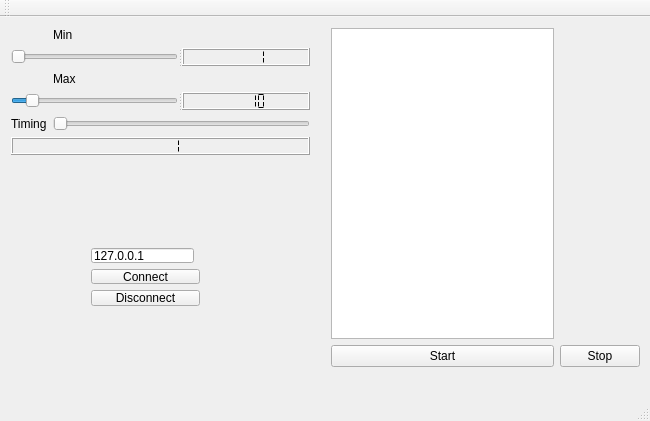
<?xml version="1.0" encoding="UTF-8"?>
<ui version="4.0">
 <class>MainWindow</class>
 <widget class="QMainWindow" name="MainWindow">
  <property name="geometry">
   <rect>
    <x>0</x>
    <y>0</y>
    <width>650</width>
    <height>421</height>
   </rect>
  </property>
  <property name="windowTitle">
   <string>MainWindow</string>
  </property>
  <widget class="QWidget" name="centralWidget">
   <widget class="QWidget" name="">
    <property name="geometry">
     <rect>
      <x>80</x>
      <y>220</y>
      <width>131</width>
      <height>80</height>
     </rect>
    </property>
    <layout class="QGridLayout" name="gridLayout">
     <item row="3" column="0" colspan="2">
      <widget class="QPushButton" name="Disconnect">
       <property name="text">
        <string>Disconnect</string>
       </property>
      </widget>
     </item>
     <item row="2" column="0" colspan="2">
      <widget class="QPushButton" name="Connect">
       <property name="text">
        <string>Connect</string>
       </property>
      </widget>
     </item>
     <item row="1" column="0">
      <widget class="QLineEdit" name="serverIP">
       <property name="maximumSize">
        <size>
         <width>172</width>
         <height>25</height>
        </size>
       </property>
       <property name="text">
        <string>127.0.0.1</string>
       </property>
      </widget>
     </item>
    </layout>
   </widget>
   <widget class="QWidget" name="">
    <property name="geometry">
     <rect>
      <x>320</x>
      <y>0</y>
      <width>331</width>
      <height>361</height>
     </rect>
    </property>
    <layout class="QGridLayout" name="gridLayout_2">
     <item row="3" column="0">
      <widget class="QPushButton" name="Start">
       <property name="text">
        <string>Start</string>
       </property>
      </widget>
     </item>
     <item row="3" column="1">
      <widget class="QPushButton" name="Stop">
       <property name="maximumSize">
        <size>
         <width>135</width>
         <height>25</height>
        </size>
       </property>
       <property name="text">
        <string>Stop</string>
       </property>
      </widget>
     </item>
     <item row="2" column="0">
      <widget class="QListWidget" name="listWidget"/>
     </item>
    </layout>
   </widget>
   <widget class="QWidget" name="">
    <property name="geometry">
     <rect>
      <x>0</x>
      <y>0</y>
      <width>321</width>
      <height>149</height>
     </rect>
    </property>
    <layout class="QGridLayout" name="gridLayout_3">
     <item row="5" column="0" colspan="2">
      <widget class="QLCDNumber" name="lcdTiming">
       <property name="segmentStyle">
        <enum>QLCDNumber::Flat</enum>
       </property>
       <property name="intValue" stdset="0">
        <number>1</number>
       </property>
      </widget>
     </item>
     <item row="4" column="1">
      <widget class="QSlider" name="sliderTiming">
       <property name="minimum">
        <number>1</number>
       </property>
       <property name="orientation">
        <enum>Qt::Horizontal</enum>
       </property>
      </widget>
     </item>
     <item row="4" column="0">
      <widget class="QLabel" name="label_3">
       <property name="text">
        <string>Timing</string>
       </property>
      </widget>
     </item>
     <item row="1" column="0" colspan="2">
      <widget class="QSplitter" name="splitter_2">
       <property name="maximumSize">
        <size>
         <width>16777215</width>
         <height>23</height>
        </size>
       </property>
       <property name="orientation">
        <enum>Qt::Horizontal</enum>
       </property>
       <widget class="QSlider" name="SliderMin">
        <property name="maximumSize">
         <size>
          <width>169</width>
          <height>23</height>
         </size>
        </property>
        <property name="minimum">
         <number>1</number>
        </property>
        <property name="orientation">
         <enum>Qt::Horizontal</enum>
        </property>
       </widget>
       <widget class="QLCDNumber" name="LCDMin">
        <property name="segmentStyle">
         <enum>QLCDNumber::Flat</enum>
        </property>
        <property name="intValue" stdset="0">
         <number>1</number>
        </property>
       </widget>
      </widget>
     </item>
     <item row="3" column="0" colspan="2">
      <widget class="QSplitter" name="splitter">
       <property name="maximumSize">
        <size>
         <width>16777215</width>
         <height>23</height>
        </size>
       </property>
       <property name="orientation">
        <enum>Qt::Horizontal</enum>
       </property>
       <widget class="QSlider" name="SliderMax">
        <property name="maximumSize">
         <size>
          <width>169</width>
          <height>23</height>
         </size>
        </property>
        <property name="minimum">
         <number>1</number>
        </property>
        <property name="value">
         <number>10</number>
        </property>
        <property name="orientation">
         <enum>Qt::Horizontal</enum>
        </property>
       </widget>
       <widget class="QLCDNumber" name="LCDMax">
        <property name="autoFillBackground">
         <bool>true</bool>
        </property>
        <property name="segmentStyle">
         <enum>QLCDNumber::Flat</enum>
        </property>
        <property name="intValue" stdset="0">
         <number>10</number>
        </property>
       </widget>
      </widget>
     </item>
     <item row="2" column="1">
      <widget class="QLabel" name="label">
       <property name="text">
        <string>Max</string>
       </property>
      </widget>
     </item>
     <item row="0" column="1">
      <widget class="QLabel" name="label_2">
       <property name="text">
        <string>Min</string>
       </property>
      </widget>
     </item>
    </layout>
   </widget>
  </widget>
  <widget class="QMenuBar" name="menuBar">
   <property name="geometry">
    <rect>
     <x>0</x>
     <y>0</y>
     <width>650</width>
     <height>21</height>
    </rect>
   </property>
  </widget>
  <widget class="QToolBar" name="mainToolBar">
   <attribute name="toolBarArea">
    <enum>TopToolBarArea</enum>
   </attribute>
   <attribute name="toolBarBreak">
    <bool>false</bool>
   </attribute>
  </widget>
  <widget class="QStatusBar" name="statusBar"/>
 </widget>
 <layoutdefault spacing="6" margin="11"/>
 <resources/>
 <connections>
  <connection>
   <sender>sliderTiming</sender>
   <signal>valueChanged(int)</signal>
   <receiver>lcdTiming</receiver>
   <slot>display(int)</slot>
   <hints>
    <hint type="sourcelabel">
     <x>144</x>
     <y>49</y>
    </hint>
    <hint type="destinationlabel">
     <x>240</x>
     <y>51</y>
    </hint>
   </hints>
  </connection>
  <connection>
   <sender>SliderMin</sender>
   <signal>valueChanged(int)</signal>
   <receiver>LCDMin</receiver>
   <slot>display(int)</slot>
   <hints>
    <hint type="sourcelabel">
     <x>212</x>
     <y>192</y>
    </hint>
    <hint type="destinationlabel">
     <x>319</x>
     <y>192</y>
    </hint>
   </hints>
  </connection>
  <connection>
   <sender>SliderMax</sender>
   <signal>valueChanged(int)</signal>
   <receiver>LCDMax</receiver>
   <slot>display(int)</slot>
   <hints>
    <hint type="sourcelabel">
     <x>160</x>
     <y>171</y>
    </hint>
    <hint type="destinationlabel">
     <x>292</x>
     <y>175</y>
    </hint>
   </hints>
  </connection>
 </connections>
</ui>
